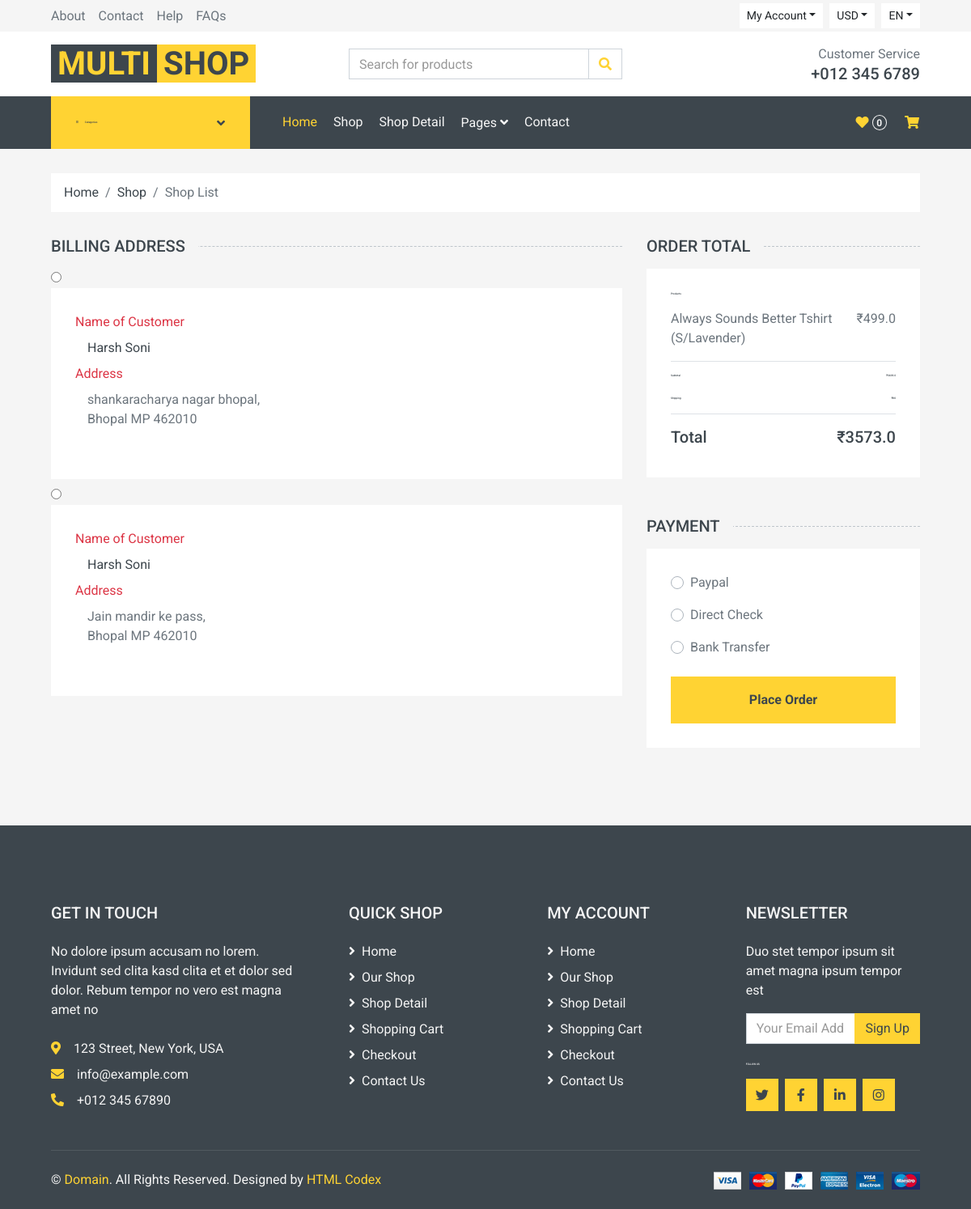
The page /checkout/ (signed in) on the database its author committed.
### mainApp/models.py (models this page shows, shortened)
class Customer(models.Model):
    user = models.ForeignKey(User, on_delete=models.CASCADE)
    name = models.CharField(max_length=100)
    locality = models.CharField(max_length=100)
    city = models.CharField(max_length=100)
    zipcode = models.IntegerField()
    state = models.CharField(choices=STATE_CHOICES, max_length=50)
    country = models.CharField(
        choices=COUNTRY_CHOICES, max_length=50, default='IN')

class cart(models.Model):
    user = models.ForeignKey(User, on_delete=models.CASCADE, default="")
    product = models.ForeignKey(Product, on_delete=models.CASCADE, default="")
    quantity = models.PositiveIntegerField(default=1)

class Product(models.Model):
    title = models.CharField(max_length=100)
    selling_price = models.FloatField()
    discounted_price = models.FloatField()
    description = models.TextField()
    brand = models.CharField(max_length=100)
    category = models.CharField(choices=CATEGORY_CHOICES, max_length=5)
    product_image = models.ImageField(upload_to='producting')

### mainApp/views.py (the view)
# urls.py: path('checkout/', views.checkout, name="checkout"),
def checkout(req):
    usr = req.user
    userdetail = User.objects.filter(email=usr)
    address = Customer.objects.filter(user=usr)
    cart_item = cart.objects.filter(user=usr)
    dis = [d for d in Customer.objects.all()]
    for d in dis:
        display = d.locality
        if display:
            display_res = 'none'
            print(display_res)
        else:
            display_res = 'n'
    total = [p for p in cart.objects.all() if p.user == req.user]
    amount = 0
    form = CheckoutForm()
    for p in total:
        tempamount = (p.quantity * p.product.selling_price)
        amount += tempamount
        subtotal = amount+80
    return render(req, 'checkout.html', {'form': form, 'address': address, 'cart_item': cart_item, 'amount': amount, 'subtotal': subtotal, 'userdetail': userdetail, 'display': display_res})

### mainApp/forms.py
class CheckoutForm(forms.ModelForm):
    class Meta:
        model = Customer
        fields = ['country']
        widgets = {'country': forms.Select(attrs={'class': "form-control"})}

### mainApp/templates/checkout.html (shortened to what this page needs)
{% extends 'default.html' %}
{% block maincontent %}
{% load static %}
<div class="container-fluid">
    <form action="/paymentdone" class="row px-xl-5">
        <div class="col-lg-8">
            <h5 class="section-title position-relative text-uppercase mb-3"><span class="bg-secondary pr-3">Billing Address</span></h5>
            {% for add in address %}
            <input class="form-checka-input" type="radio" name="custid" id="custadd{{forloop.counter}}" value="{{add.id}}">
            <div class="bg-light p-30 mb-2">
                <div class="row">
                    <div class="col-md-6 form-group">
                        <label class="text-danger">Name of Customer</label><br>
                        {% for usr in userdetail %}
                        <label class="text-dark container">{{usr.first_name}} {{usr.last_name}}</label><br>
                        {% endfor %}
                        <label class="text-danger">Address</label><br>
                        <div class="container">
                            <p>{{add.locality}},<br>{{add.city}} {{add.state}} {{add.zipcode}}</p>
                        </div>
                    </div>
                </div>
            </div>
            {% endfor %}
        </div>
        <div class="col-lg-4">
            <h5 class="section-title position-relative text-uppercase mb-3"><span class="bg-secondary pr-3">Order Total</span></h5>
            <div class="bg-light p-30 mb-5">
                <div class="border-bottom">
                    <h6 class="mb-3">Products</h6>
                    {% for pro in cart_item %}
                    <div class="d-flex justify-content-between">
                        <p class="w-75">{{pro.product.title}}</p>
                        <p>₹{{pro.product.selling_price}}</p>
                    </div>
                    {% endfor %}
                </div>
                <div class="border-bottom pt-3 pb-2">
                    <div class="d-flex justify-content-between mb-3">
                        <h6>Subtotal</h6>
                        <h6>₹{{amount}}</h6>
                    </div>
                    <div class="d-flex justify-content-between">
                        <h6 class="font-weight-medium">Shipping</h6>
                        <h6 class="font-weight-medium">₹80</h6>
                    </div>
                </div>
                <div class="pt-2">
                    <div class="d-flex justify-content-between mt-2">
                        <h5>Total</h5>
                        <h5>₹{{subtotal}}</h5>
                    </div>
                </div>
            </div>
            <div class="mb-5">
                <h5 class="section-title position-relative text-uppercase mb-3"><span class="bg-secondary pr-3">Payment</span></h5>
                <div class="bg-light p-30">
                    <div class="form-group">
                        <div class="custom-control custom-radio">
                            <label class="custom-control-label" for="paypal">Paypal</label>
                        </div>
                    </div>
                    <div class="form-group">
                        <div class="custom-control custom-radio">
                            <label class="custom-control-label" for="directcheck">Direct Check</label>
                        </div>
                    </div>
                    <div class="form-group mb-4">
                        <div class="custom-control custom-radio">
                            <label class="custom-control-label" for="banktransfer">Bank Transfer</label>
                        </div>
                    </div>
                    <button class="btn btn-block btn-primary font-weight-bold py-3">Place Order</button>
                </div>
            </div>
        </div>
    </form>
</div>
{% endblock maincontent %}

### rows shown on the page
Customer: locality "shankaracharya nagar bhopal", city "Bhopal", state "MP", zipcode "462010"
Customer: locality "Jain mandir ke pass", city "Bhopal", state "MP", zipcode "462010"
cart: product "Always Sounds Better Tshirt (S/Lavender)", product.selling_price "499.0"

### other values the page prints
{{ usr.first_name }} "Harsh"
{{ usr.last_name }} "Soni"
{{ subtotal }} "3573.0"
